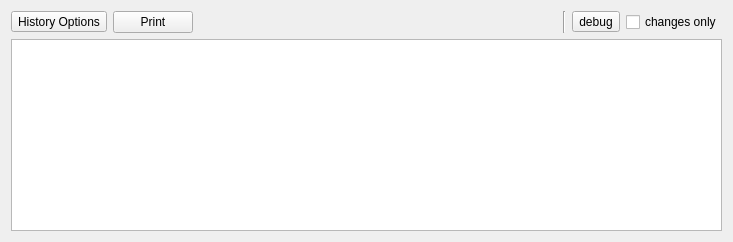
                 <widget class="QWidget" name="tab_9">
                  <attribute name="title">
                   <string>History</string>
                  </attribute>
                  <layout class="QGridLayout" name="gridLayout_23">
                   <item row="0" column="0">
                    <widget class="QToolButton" name="pastData_toolButton">
                     <property name="minimumSize">
                      <size>
                       <width>0</width>
                       <height>0</height>
                      </size>
                     </property>
                     <property name="text">
                      <string>History Options</string>
                     </property>
                     <property name="popupMode">
                      <enum>QToolButton::InstantPopup</enum>
                     </property>
                    </widget>
                   </item>
                   <item row="0" column="2">
                    <spacer name="horizontalSpacer">
                     <property name="orientation">
                      <enum>Qt::Horizontal</enum>
                     </property>
                     <property name="sizeHint" stdset="0">
                      <size>
                       <width>358</width>
                       <height>21</height>
                      </size>
                     </property>
                    </spacer>
                   </item>
                   <item row="0" column="3">
                    <widget class="Line" name="line_3">
                     <property name="orientation">
                      <enum>Qt::Vertical</enum>
                     </property>
                    </widget>
                   </item>
                   <item row="0" column="4">
                    <widget class="QToolButton" name="debug_toolButton">
                     <property name="text">
                      <string>debug</string>
                     </property>
                     <property name="checkable">
                      <bool>false</bool>
                     </property>
                     <property name="checked">
                      <bool>false</bool>
                     </property>
                     <property name="popupMode">
                      <enum>QToolButton::InstantPopup</enum>
                     </property>
                    </widget>
                   </item>
                   <item row="0" column="5">
                    <widget class="QCheckBox" name="ptAtts_checkBox">
                     <property name="text">
                      <string>changes only</string>
                     </property>
                    </widget>
                   </item>
                   <item row="1" column="0" colspan="6">
                    <widget class="QTextBrowser" name="debugBrowser"/>
                   </item>
                   <item row="0" column="1">
                    <widget class="QPushButton" name="historyPrint_pushButton">
                     <property name="text">
                      <string>Print</string>
                     </property>
                     <property name="icon">
                      <iconset resource="../resources/resources.qrc">
                       <normaloff>:/ps.png</normaloff>:/ps.png</iconset>
                     </property>
                    </widget>
                   </item>
                  </layout>
                 </widget>
